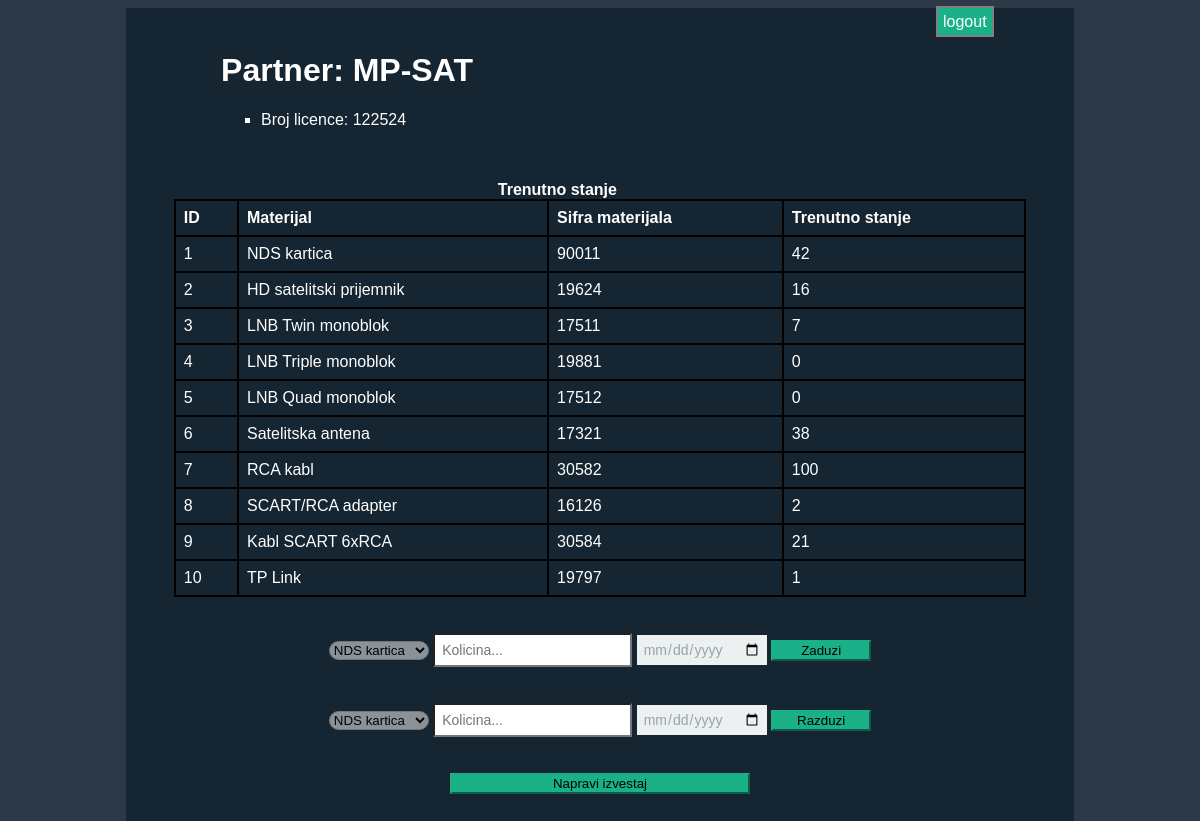
/ostalo/partner.php (signed in), run on the app's committed database.
### tables this page shows
CREATE TABLE `partneri` (
  `idPartnera` int(10) UNSIGNED NOT NULL,
  `naziv` varchar(45) NOT NULL,
  `brojLicence` int(10) UNSIGNED DEFAULT NULL,
  `idPreduzeca` int(10) UNSIGNED NOT NULL,
  `adresa` int(11) DEFAULT NULL,
  `username` varchar(45) NOT NULL,
  `password` varchar(100) NOT NULL,
  `email` varchar(45) NOT NULL
);

CREATE TABLE `materijali` (
  `idMaterijala` int(11) NOT NULL,
  `naziv` varchar(45) DEFAULT NULL,
  `sifra` varchar(15) NOT NULL,
  `preduzece` int(10) UNSIGNED NOT NULL
);

### ostalo/partner.php (the view, shortened to what this page needs)
<?php
include_once '../klase/dbconfig.php';
$user_id = $_SESSION['user_session'];
$vrsta = $_SESSION['vrsta'];
if ($vrsta == 2) {
	$stmt = $DB_con->prepare("SELECT * FROM partneri WHERE idPartnera=:user_id");
	$stmt->execute(array(":user_id"=>$user_id));
}
else {
	$user->logout();
	$user->redirect("../index.php");
}
$userRow=$stmt->fetch(PDO::FETCH_ASSOC);
$naziv = $userRow['naziv'];
$brojLicence = $userRow['brojLicence'];
$idPreduzeca = $userRow['idPreduzeca'];
?>
<!DOCTYPE html>
<html>
	<head>
		<link rel="stylesheet" href="../css/home.css">
	</head>
	<body>
	<div class="container">
		<div class="logout">
			<a href="home.php?logout=true"><i class="glyphicon glyphicon-log-out"></i> logout</a>
		</div>
		<div class="uvod">
		<h1> Partner: <?php print($naziv) ?> </h1>
		<ul>
			<li> Broj licence: <?php print($brojLicence); ?> </li>
		</ul>
		</div>
		<br/>
		<br/>
		<table class="rwd-table">
		<caption>Trenutno stanje</caption>
		<tr>
			<th> ID </th>
			<th> Materijal </th>
			<th> Sifra materijala </th>
			<th> Trenutno stanje </th>
		</tr>
		<?php $user->trenutnoStanje($user_id, $idPreduzeca); ?>
		</table>
		<br/> <br/>
		<form method="POST">
		<div class="box">
			<select name="zad">
	              <?php
	                try {
	                   $sql = 'SELECT idMaterijala,naziv,preduzece FROM materijali';
	                   $projresult = $DB_con->query($sql);
	                   $projresult->setFetchMode(PDO::FETCH_ASSOC);
	                   while ( $row = $projresult->fetch() )
	                   {
	                   		if ($row['preduzece'] == $idPreduzeca)
	                      		echo '<option value="'.$row['idMaterijala'].'">'.$row['naziv'].'</option>';
	                   }
	                }
	                catch (PDOException $e) {
	                  die("Some problem getting data from database !!!" . $e->getMessage());
	                }
	              ?>
	        </select>
	        <input type="text" name="kolicina" placeholder="Kolicina..." autocomplete="off"/>
	        <input type="date" name="datum"/>
	        <button class="button button-block"  name="btn-zaduzi" />Zaduzi</button>
	        </div>
	        <br/> <br/>
	        <div class="box">
	        <select name="razd">
	              <?php
	                try {
	                   $sql = 'SELECT idMaterijala,naziv,preduzece FROM materijali';
	                   $projresult = $DB_con->query($sql);
	                   $projresult->setFetchMode(PDO::FETCH_ASSOC);
	                   while ( $row = $projresult->fetch() )
	                   {
	                   		if ($row['preduzece'] == $idPreduzeca)
	                      		echo '<option value="'.$row['idMaterijala'].'">'.$row['naziv'].'</option>';
	                   }
	                }
	                catch (PDOException $e) {
	                  die("Some problem getting data from database !!!" . $e->getMessage());
	                }
	              ?>
	        </select>
	        <input type="text" name="kolic" placeholder="Kolicina..." autocomplete="off"/>
	        <input type="date" name="dat"/>
	        <button class="button button-block"  name="btn-razduzi" />Razduzi</button>
	        </div>
	        <br/> <br/>
	    </form>
	    <form action="izvestaj.php">
	    	<div class="box2">
	        <button class="button button-block"  name="btn-izvestaj" />Napravi izvestaj</button>
  			</div>
  		</form>
  	</div>
  	</body>
</html>

### klase/user.php (shortened to what this page needs)
<?php
class USER
{
    private $db;
    function __construct($DB_con)
    {
      $this->db = $DB_con;
    }
  public function trenutnoStanje($user_id, $idPreduzeca) {
    $query = $this->db->prepare('SELECT idMaterijala,naziv,sifra FROM materijali WHERE preduzece = :idPreduzeca');
    $query->execute(array(':idPreduzeca'=>$idPreduzeca));
    $result = $query -> fetchAll();
    foreach( $result as $row ) {
      $suma = 0;
      $mat = $row['idMaterijala'];
      $tmp = $this->db->prepare('SELECT kolicina FROM zaduzenja WHERE partner = :user_id AND materijal = :mat');
      $tmp->bindparam(":user_id", $user_id);
      $tmp->bindparam(":mat", $mat);
      $tmp->execute();
      $kol = $tmp -> fetchAll();
      foreach ($kol as $r) {
        $suma += $r['kolicina'];
      }
      $tmp = $this->db->prepare('SELECT kolicina FROM razduzenje WHERE partner = :user_id AND materijal = :mat');
      $tmp->bindparam(":user_id", $user_id);
      $tmp->bindparam(":mat", $mat);
      $tmp->execute();
      $kol = $tmp -> fetchAll();
      foreach ($kol as $r) {
        $suma -= $r['kolicina'];
      }
      echo "<tr> <td> " . $row['idMaterijala'] . "</td> <td> " . $row['naziv'] . "</td> <td> ". $row['sifra'] . "</td> <td>" . $suma . "</td> </tr>";
    }
  }
 }
?>

### css/home.css (style rules this page uses)
body { background: #2e3947; font-family: 'Titillium Web', sans-serif; color: #fff; }
.container { width: 80%; margin-left: 10%; background-color: rgba(19, 35, 47, 0.9); }
.rwd-table { border-collapse: collapse; width: 90%; margin-left: 5%; border: 2px solid black; }
th, td { text-align: left; padding: 8px; border: 2px solid black; }
caption { font-weight: 900; width: 90%; }
select { width: 100px; -webkit-border-radius: 20px; -moz-border-radius: 20px; border-radius: 20px; background-color: rgba(255, 255, 255, 0.5); }
input[type="text"] { margin: 0; padding: 7px; font-family: sans-serif; font-size: 14px; appearance: none; box-shadow: none; border-radius: none; }
input[type="date"] { appearance: none; -webkit-appearance: none; color: #95a5a6; font-family: "Helvetica", arial, sans-serif; font-size: 14px; border:1px solid #ecf0f1; background:#ecf0f1; padding:5px; display: inline-block !important; visibility: visible !important; }
.box, .box2 { text-align: center; }
button { width: 100px; cursor: pointer; background-color: #1ab188; border-color: #1ab188 }
.box2 button { width: 300px; }
.box2 { padding-bottom: 10%; }
.uvod { margin-left: 10%; }
ul { list-style-type: square; list-style-position: outside; list-style-image: none; }
.logout { text-align: right; padding-right: 80px; padding-top: 5px; }
.logout a { color: #fff; padding: 5px; border: 2px solid gray; text-decoration: none; background-color: #1ab188; }

### data on the page
partneri: naziv "MP-SAT", brojLicence "122524"
materijali: idMaterijala "1", naziv "NDS kartica", sifra "90011", suma "42"
materijali: idMaterijala "2", naziv "HD satelitski prijemnik", sifra "19624", suma "16"
materijali: idMaterijala "3", naziv "LNB Twin monoblok", sifra "17511", suma "7"
materijali: idMaterijala "4", naziv "LNB Triple monoblok", sifra "19881", suma "0"
materijali: idMaterijala "5", naziv "LNB Quad monoblok", sifra "17512", suma "0"
materijali: idMaterijala "6", naziv "Satelitska antena", sifra "17321", suma "38"
materijali: idMaterijala "7", naziv "RCA kabl", sifra "30582", suma "100"
materijali: idMaterijala "8", naziv "SCART/RCA adapter", sifra "16126", suma "2"
materijali: idMaterijala "9", naziv "Kabl SCART 6xRCA", sifra "30584", suma "21"
materijali: idMaterijala "10", naziv "TP Link", sifra "19797", suma "1"

### other printed values
form field zad "NDS kartica"
form field razd "NDS kartica"
